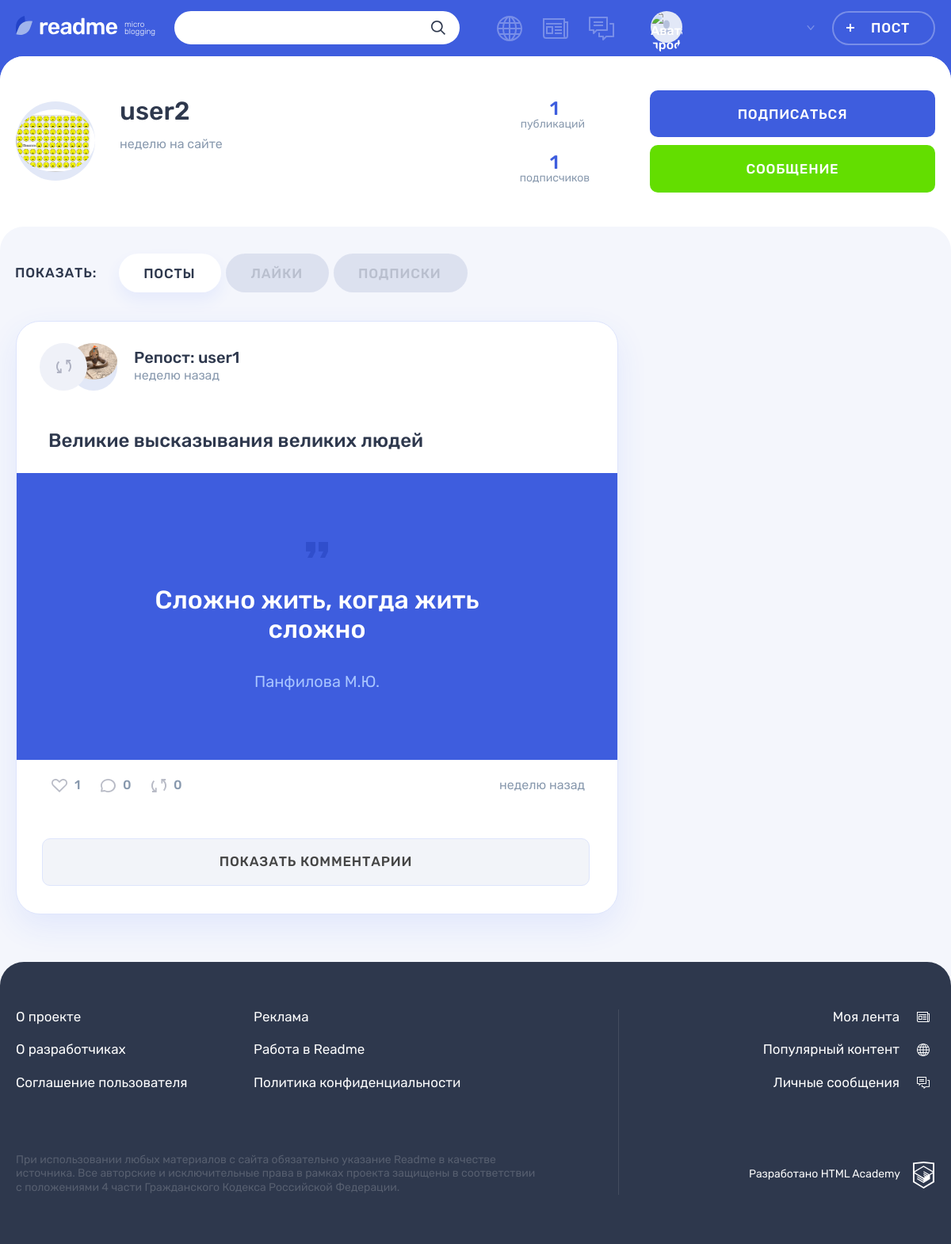
The app's page /profile.php?id=3&par=posts with its own data.
### tables this page shows
CREATE TABLE `users` (
  `id` int NOT NULL,
  `login` varchar(64) NOT NULL,
  `password` varchar(245) NOT NULL,
  `email` varchar(100) NOT NULL,
  `reg_date` datetime NOT NULL DEFAULT CURRENT_TIMESTAMP,
  `profile_pic` varchar(245) DEFAULT NULL
);

CREATE TABLE `posts` (
  `id` int NOT NULL,
  `date_created` datetime NOT NULL DEFAULT CURRENT_TIMESTAMP,
  `title` varchar(245) NOT NULL,
  `content` varchar(1024) NOT NULL,
  `views` int NOT NULL DEFAULT '0',
  `author` int NOT NULL,
  `content_type` varchar(145) NOT NULL,
  `quote_author` varchar(245) DEFAULT NULL,
  `repost` tinyint(1) NOT NULL DEFAULT '0',
  `original_author` int DEFAULT NULL COMMENT 'Only if the post is a repost',
  `original_post_id` int DEFAULT NULL COMMENT 'Only if post is a repost'
);

### core/helpers.php (called while the page is built, shortened)
<?php
function include_template($name, array $data = [])
{
    $name = 'templates/' . $name;
    extract($data);
    require $name;
    $result = ob_get_clean();
    return $result;
}
function ago($date){
    $minute = 60;
    $hour = 3600;
    $day = 86400;
    $week = 86400 * 7;
    $month = 31536000 / 12;
    $year = 31536000;
    $dif = time() - strtotime($date);
    if($dif < $minute){
        return "совсем недавно";
    } elseif($dif < $day){
        $dif = intval($dif/$hour);
        if($dif == 1){
            return "час";
        } elseif($dif < 5){
            return $dif." часа";
        } else{
            return $dif." часов";
        }
    } elseif($dif < $week){
        $dif = intval($dif/$day);
        if($dif == 1){
            return "1 день";
        } elseif($dif < 5){
            return $dif." дня";
        } else{
            return $dif." дней";
        }
    } elseif($dif < $month){
        $dif = intval($dif/$week);
        if($dif == 1){
            return "неделю";
        } elseif($dif < 5){
            return $dif." недели";
        } else{
            return $dif." недель";
        }
    }
}

### templates/pages/profile-template.php (the view, shortened to what this page needs)
<main class="page__main page__main--profile">
      <div class="profile profile--default">
        <div class="profile__user-wrapper">
          <?=$profileTab?>
        </div>
        <div class="profile__tabs-wrapper tabs">
          <div class="container">
            <div class="profile__tabs filters">
              <b class="profile__tabs-caption filters__caption">Показать:</b>
              <ul class="profile__tabs-list filters__list tabs__list">
                <li class="profile__tabs-item filters__item">
                  <a class="profile__tabs-link filters__button<?=$pagePar=="posts"? " filters__button--active tabs__item tabs__item--active button" : " tabs__item button"?>"
                    href="profile.php?id=<?=$profile['id']?>&par=posts">
                    Посты
                  </a>
                </li>
                <li class="profile__tabs-item filters__item">
                  <a class="profile__tabs-link filters__button<?=$pagePar=="likes"? " filters__button--active tabs__item tabs__item--active button" : " tabs__item button"?>"
                    href="profile.php?id=<?=$profile['id']?>&par=likes">Лайки</a>
                </li>
                <li class="profile__tabs-item filters__item">
                  <a class="profile__tabs-link filters__button<?=$pagePar=="subs"? " filters__button--active tabs__item tabs__item--active button" : " tabs__item button"?>"
                    href="profile.php?id=<?=$profile['id']?>&par=subs">Подписки</a>
                </li>
              </ul>
            </div>
            <div class="profile__tab-content">
                <section class="profile__posts tabs__content tabs__content<?= $pagePar=="posts"? "--active": ""?>">
                  <?php foreach($posts as $post){
                  $postDisplay = include_template("post-on-page-template.php", [
                            'post' => $post,
                            'profile'=> $profile,
                            'page' => $page
                        ]);
                      print($postDisplay);
                      } ?>
                </section>
            </div>
          </div>
        </div>
      </div>
    </main>

### templates/profile-tab-template.php (shortened to what this page needs)
<div class="<?=$page?>__user user container">
            <div class="<?=$page?>__user-info user__info">
              <div class="<?=$page?>__avatar user__avatar">
                <img class="<?=$page?>__picture user__picture" src="<?=$profile['profile_pic']?>" alt="Аватар пользователя">
              </div>
              <div class="<?=$page?>__name-wrapper user__name-wrapper">
                <a class="<?=$page?>__name user__name" href="profile.php?id=<?=$profile['id']?>&par=posts"><?= $profile['login']?><br> </a>
                <time class="<?=$page?>__user-time user__time" datetime="<?=$profile['reg_date']?>">
                  <?= ago($profile['reg_date']);?> на сайте
                </time>
              </div>
            </div>
            <div class="<?=$page?>__rating user__rating">
              <p class="<?=$page?>__rating-item user__rating-item user__rating-item--publications">
                <span class="user__rating-amount"><?=$profile['postsNum']?></span>
                <span class="<?=$page?>__rating-text user__rating-text">публикаций</span>
              </p>
              <p class="<?=$page?>__rating-item user__rating-item user__rating-item--subscribers">
                <span class="user__rating-amount"><?=$profile['subsNum']?></span>
                <span class="<?=$page?>__rating-text user__rating-text">подписчиков</span>
              </p>
            </div>
            <div class="<?=$page?>__user-buttons user__buttons">
              <form action="subscribe.php" class="<?=$page?>__user-buttons user__buttons">
                <?php if(array_search($profile['id'], $_SESSION['subs'])):?>
                  <button class="<?=$page?>__user-button user__button user__button--subscription button button--quartz" type="submit">
                    Отписаться
                  </button>
                <?php else:?>
                  <button class="<?=$page?>__user-button user__button user__button--subscription button button--main" type="submit">
                      Подписаться
                  </button>
                <?php endif;?>
                <a class="<?=$page?>__user-button user__button user__button--writing button button--green"
                  href="messages.php?id=<?=$profile['id']?>">
                  Сообщение
                </a>
              </form>
            </div>
          </div>

### templates/post-on-page-template.php (shortened to what this page needs)
<article class="<?=$page?>__post post post-<?=$post['content_type']?>">
    <?php switch($page):
        case('popular'):?>
        <? break;
        default: ?>
            <?if(!$post['repost']):?>
                <header class="post__header post__author">
                    <a class="post__author-link" href="profile.php?id=<?=$post['author']?>&par=posts" title="Автор">
                        <div class="post__avatar-wrapper">
                            <img class="post__author-avatar" src="<?=$post['profile_pic']?>" alt="Аватар пользователя" width="60" height="60">
                        </div>
                        <div class="post__info">
                            <b class="post__author-name"><?=$post['login']?></b>
                            <span class="post__time"><?=ago($post['date_created'])?> назад</span>
                        </div>
                    </a>
                </header>
            <?php else:?>
                <div class="post__author">
                    <a class="post__author-link" href="profile.php?id=<?=$post['author']?>&par=posts" title="Автор">
                        <div class="post__avatar-wrapper post__avatar-wrapper--repost">
                            <img class="post__author-avatar" src="<?=$post['original_author']['profile_pic']?>" alt="Аватар пользователя">
                        </div>
                        <div class="post__info">
                            <b class="post__author-name">Репост: <?=($post['original_author']['login'])?></b>
                            <time class="post__time" datetime="<?=$post['date_created']?>"><?=ago($post['date_created'])?> назад</time>
                        </div>
                    </a>
                </div>
            <?php endif;?>
        <?php break;
    endswitch;?>
    <div class="post__main">
        <?php if ($page != 'popular' && $post['repost']):?>
            <h2><?=$post['title']?></h2>
        <?php endif; ?>
        <?php switch($post['content_type']):
            case('quote'):?>
                    <blockquote>
                        <p>
                            <?= $post['content'] ?>
                        </p>
                        <cite><?= $post['quote_author'] ?></cite>
                    </blockquote>
            <?php break; ?>
        <?php endswitch;?>
    </div>
    <footer class="post__footer">
            <div class="post__indicators">
                <div class="post__buttons">
                    <form action="add-like.php">
                        <button class="post__indicator post__indicator--likes button" type="submit">
                            <svg class="post__indicator-icon" width="20" height="17">
                                <use xlink:href="#icon-heart"></use>
                            </svg>
                            <span><?=$post['likes_num']?></span>
                        </button>
                    </form>
                    <form action="#">
                        <button class="post__indicator post__indicator--comments button" title="Комментарии">
                            <svg class="post__indicator-icon" width="19" height="17">
                                <use xlink:href="#icon-comment"></use>
                            </svg>
                            <span><?=$post['comments_num']?></span>
                        </button>
                    </form>
                    <form action="repost.php">
                        <button class="post__indicator post__indicator--repost button" type="submit"title="Репост">
                        <svg class="post__indicator-icon" width="19" height="17">
                            <use xlink:href="#icon-repost"></use>
                        </svg>
                        <span><?=$post['repost_num']?></span>
                        </button>
                    </form>
                </div>
                <?php if($page == "profile"):?>
                    <time class="post__time" datetime="<?=$post['date_created']?>">
                        <?=ago($post['date_created'])?> назад
                    </time>
                <?php endif;?>
            </div>
    </footer>
    <?php if($page =='profile'):?>
        <div class="comments">
            <a class="comments__button button" href="#">Показать комментарии</a>
        </div>
    <?php endif;?>
</article>

### records on screen
users: profile_pic (picture), login "user2", reg_date "неделю"
posts: repost 1 (drawn), users.profile_pic (picture), date_created "неделю", title "Великие высказывания великих людей", content "Сложно жить, когда жить сложно", quote_author "Панфилова М.Ю.", likes_num "1", comments_num "0", repost_num "0"
users: login "user1"

### other values on screen
$profile['postsNum'] "1"
$profile['subsNum'] "1"
